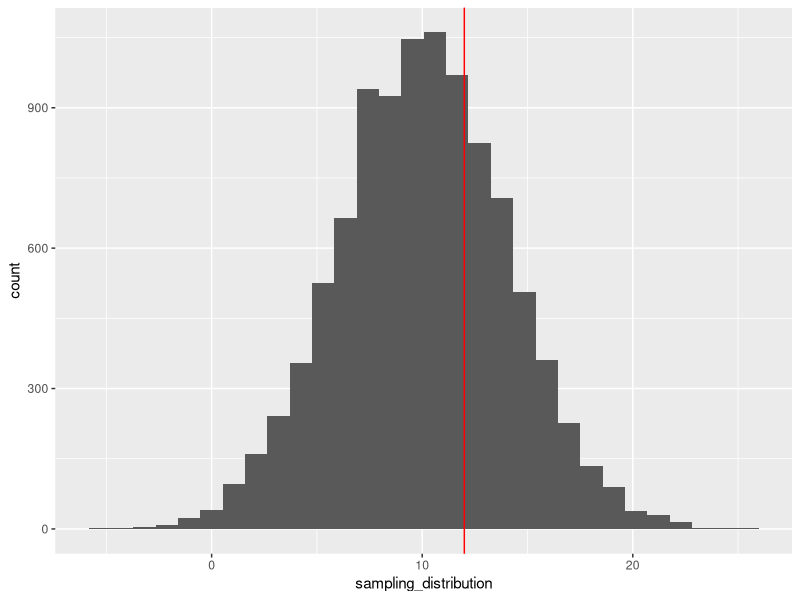
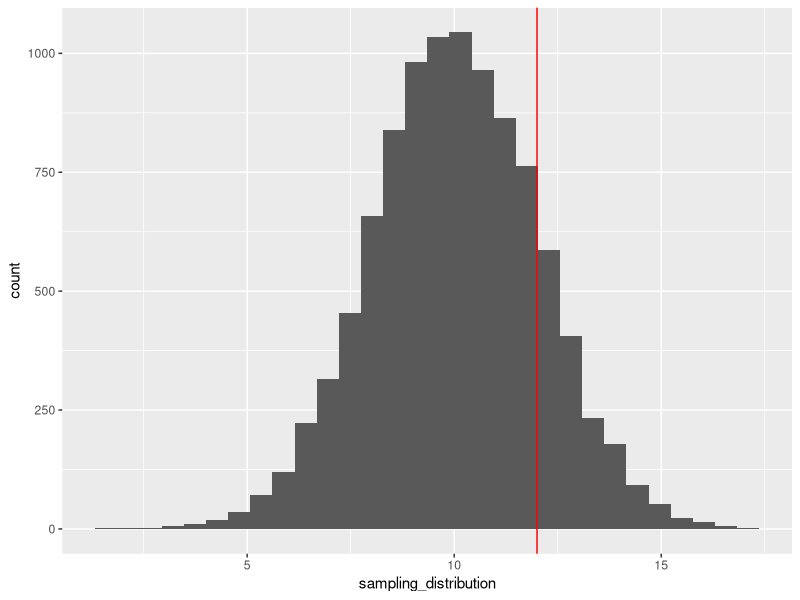
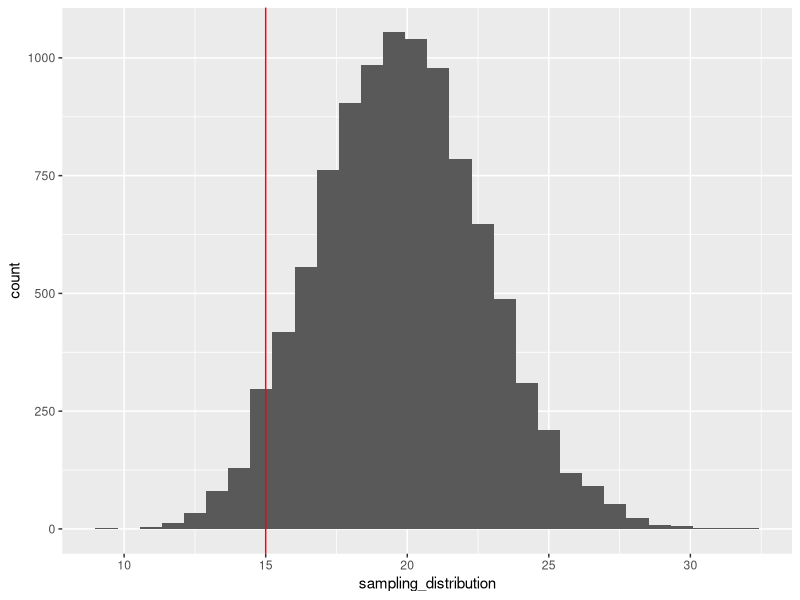

Source code (R) for these figures, in order:
## ---- chunk 1
my_sample <- rnorm(1000000, 0, 1)

sum(my_sample>2.5)/sum(my_sample==my_sample)

#confirm using pnorm
1-pnorm(2.5, 0, 1)
## ---- chunk 2
test_scores <- rnorm(10, 100, 10)
z_scores <- (test_scores-100)/10
length(z_scores>3)/10 #99% of scores are under 3 sds in a normal distribution

#confirm using pnorm
1-pnorm(3, 100, 10)
## ---- chunk 3
library(ggplot2)
sampling_distribution <- replicate(10000, mean((rnorm(25, 10, 20))))

ggplot() +
  geom_histogram(aes(sampling_distribution)) +
  geom_vline(xintercept = 12,color="red")

sum(sampling_distribution>=12)/sum(sampling_distribution==sampling_distribution)


(z_score <- (12-10)/(20/sqrt(25)))
1-pnorm(0.5, 10, 20)

sd(rnorm(25, 10, 20))
## ---- chunk 4
sampling_distribution <- replicate(10000, mean((rnorm(100, 10, 20))))

ggplot() +
  geom_histogram(aes(sampling_distribution)) +
  geom_vline(xintercept = 12,color="red")

sum(sampling_distribution>=12)/sum(sampling_distribution==sampling_distribution)


sd(sampling_distribution)
(z_score <- (12-10)/(20/sqrt(100)))
1-pnorm(1, 10, 20) 

sd(rnorm(100, 10, 20))
## ---- chunk 5
sampling_distribution <- replicate(10000, sd(rnorm(25, 10, 20)))

ggplot() +
  geom_histogram(aes(sampling_distribution)) +
  geom_vline(xintercept = 15,color="red")

sum(sampling_distribution<=15)/sum(sampling_distribution==sampling_distribution)


#comparison of single sample sd and sampling distribution sd
sd(rnorm(25, 10, 20)) 
average_sd <- mean(sampling_distribution) 

